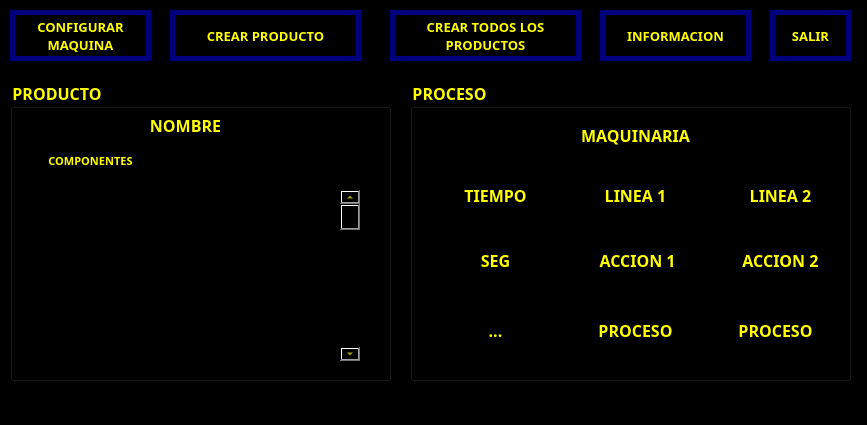
<?xml version="1.0" encoding="UTF-8"?>
<ui version="4.0">
 <class>Form</class>
 <widget class="QMainWindow" name="Form">
  <property name="geometry">
   <rect>
    <x>0</x>
    <y>0</y>
    <width>867</width>
    <height>425</height>
   </rect>
  </property>
  <property name="font">
   <font>
    <family>Arial Black</family>
    <pointsize>8</pointsize>
    <weight>75</weight>
    <bold>true</bold>
   </font>
  </property>
  <property name="windowTitle">
   <string> Digital Intelligence, S. A. </string>
  </property>
  <property name="styleSheet">
   <string notr="true">color: rgb(255, 255, 0);
background-color: rgb(0, 0, 0);</string>
  </property>
  <widget class="QWidget" name="centralwidget">
   <widget class="QGroupBox" name="groupBox">
    <property name="geometry">
     <rect>
      <x>410</x>
      <y>80</y>
      <width>441</width>
      <height>301</height>
     </rect>
    </property>
    <property name="font">
     <font>
      <family>Arial Black</family>
      <pointsize>12</pointsize>
      <weight>75</weight>
      <bold>true</bold>
     </font>
    </property>
    <property name="styleSheet">
     <string notr="true"/>
    </property>
    <property name="title">
     <string>PROCESO</string>
    </property>
    <widget class="QLabel" name="label">
     <property name="geometry">
      <rect>
       <x>130</x>
       <y>40</y>
       <width>191</width>
       <height>31</height>
      </rect>
     </property>
     <property name="font">
      <font>
       <family>Arial Black</family>
       <pointsize>12</pointsize>
       <weight>75</weight>
       <bold>true</bold>
      </font>
     </property>
     <property name="text">
      <string>MAQUINARIA</string>
     </property>
     <property name="alignment">
      <set>Qt::AlignCenter</set>
     </property>
     <property name="margin">
      <number>0</number>
     </property>
    </widget>
    <widget class="QLabel" name="label_2">
     <property name="geometry">
      <rect>
       <x>20</x>
       <y>100</y>
       <width>131</width>
       <height>31</height>
      </rect>
     </property>
     <property name="font">
      <font>
       <family>Arial Black</family>
       <pointsize>12</pointsize>
       <weight>75</weight>
       <bold>true</bold>
      </font>
     </property>
     <property name="text">
      <string>TIEMPO</string>
     </property>
     <property name="alignment">
      <set>Qt::AlignCenter</set>
     </property>
     <property name="margin">
      <number>0</number>
     </property>
    </widget>
    <widget class="QLabel" name="label_3">
     <property name="geometry">
      <rect>
       <x>160</x>
       <y>100</y>
       <width>131</width>
       <height>31</height>
      </rect>
     </property>
     <property name="font">
      <font>
       <family>Arial Black</family>
       <pointsize>12</pointsize>
       <weight>75</weight>
       <bold>true</bold>
      </font>
     </property>
     <property name="text">
      <string>LINEA 1</string>
     </property>
     <property name="alignment">
      <set>Qt::AlignCenter</set>
     </property>
     <property name="margin">
      <number>0</number>
     </property>
    </widget>
    <widget class="QLabel" name="label_4">
     <property name="geometry">
      <rect>
       <x>310</x>
       <y>100</y>
       <width>121</width>
       <height>31</height>
      </rect>
     </property>
     <property name="font">
      <font>
       <family>Arial Black</family>
       <pointsize>12</pointsize>
       <weight>75</weight>
       <bold>true</bold>
      </font>
     </property>
     <property name="text">
      <string>LINEA 2</string>
     </property>
     <property name="alignment">
      <set>Qt::AlignCenter</set>
     </property>
     <property name="margin">
      <number>0</number>
     </property>
    </widget>
    <widget class="QLabel" name="label_6">
     <property name="geometry">
      <rect>
       <x>160</x>
       <y>150</y>
       <width>131</width>
       <height>61</height>
      </rect>
     </property>
     <property name="font">
      <font>
       <family>Arial Black</family>
       <pointsize>12</pointsize>
       <weight>75</weight>
       <bold>true</bold>
      </font>
     </property>
     <property name="text">
      <string> ACCION 1</string>
     </property>
     <property name="alignment">
      <set>Qt::AlignCenter</set>
     </property>
     <property name="margin">
      <number>0</number>
     </property>
    </widget>
    <widget class="QLabel" name="label_7">
     <property name="geometry">
      <rect>
       <x>310</x>
       <y>150</y>
       <width>121</width>
       <height>61</height>
      </rect>
     </property>
     <property name="font">
      <font>
       <family>Arial Black</family>
       <pointsize>12</pointsize>
       <weight>75</weight>
       <bold>true</bold>
      </font>
     </property>
     <property name="text">
      <string>ACCION 2</string>
     </property>
     <property name="alignment">
      <set>Qt::AlignCenter</set>
     </property>
     <property name="margin">
      <number>0</number>
     </property>
    </widget>
    <widget class="QLabel" name="label_5">
     <property name="geometry">
      <rect>
       <x>20</x>
       <y>150</y>
       <width>131</width>
       <height>61</height>
      </rect>
     </property>
     <property name="font">
      <font>
       <family>Arial Black</family>
       <pointsize>12</pointsize>
       <weight>75</weight>
       <bold>true</bold>
      </font>
     </property>
     <property name="text">
      <string>SEG</string>
     </property>
     <property name="alignment">
      <set>Qt::AlignCenter</set>
     </property>
     <property name="margin">
      <number>0</number>
     </property>
    </widget>
    <widget class="QLabel" name="label_8">
     <property name="geometry">
      <rect>
       <x>20</x>
       <y>230</y>
       <width>131</width>
       <height>41</height>
      </rect>
     </property>
     <property name="font">
      <font>
       <family>Arial Black</family>
       <pointsize>12</pointsize>
       <weight>75</weight>
       <bold>true</bold>
      </font>
     </property>
     <property name="text">
      <string>...</string>
     </property>
     <property name="alignment">
      <set>Qt::AlignCenter</set>
     </property>
     <property name="margin">
      <number>0</number>
     </property>
    </widget>
    <widget class="QLabel" name="label_9">
     <property name="geometry">
      <rect>
       <x>160</x>
       <y>230</y>
       <width>131</width>
       <height>41</height>
      </rect>
     </property>
     <property name="font">
      <font>
       <family>Arial Black</family>
       <pointsize>12</pointsize>
       <weight>75</weight>
       <bold>true</bold>
      </font>
     </property>
     <property name="text">
      <string>PROCESO</string>
     </property>
     <property name="alignment">
      <set>Qt::AlignCenter</set>
     </property>
     <property name="margin">
      <number>0</number>
     </property>
    </widget>
    <widget class="QLabel" name="label_10">
     <property name="geometry">
      <rect>
       <x>300</x>
       <y>230</y>
       <width>131</width>
       <height>41</height>
      </rect>
     </property>
     <property name="font">
      <font>
       <family>Arial Black</family>
       <pointsize>12</pointsize>
       <weight>75</weight>
       <bold>true</bold>
      </font>
     </property>
     <property name="text">
      <string>PROCESO</string>
     </property>
     <property name="alignment">
      <set>Qt::AlignCenter</set>
     </property>
     <property name="margin">
      <number>0</number>
     </property>
    </widget>
   </widget>
   <widget class="QGroupBox" name="groupBox_2">
    <property name="geometry">
     <rect>
      <x>10</x>
      <y>80</y>
      <width>381</width>
      <height>301</height>
     </rect>
    </property>
    <property name="font">
     <font>
      <family>Arial Black</family>
      <pointsize>12</pointsize>
      <weight>75</weight>
      <bold>true</bold>
     </font>
    </property>
    <property name="title">
     <string>PRODUCTO</string>
    </property>
    <widget class="QLabel" name="label_20">
     <property name="geometry">
      <rect>
       <x>80</x>
       <y>30</y>
       <width>191</width>
       <height>31</height>
      </rect>
     </property>
     <property name="font">
      <font>
       <family>Arial Black</family>
       <pointsize>12</pointsize>
       <weight>75</weight>
       <bold>true</bold>
      </font>
     </property>
     <property name="text">
      <string>NOMBRE</string>
     </property>
     <property name="alignment">
      <set>Qt::AlignCenter</set>
     </property>
     <property name="margin">
      <number>0</number>
     </property>
    </widget>
    <widget class="QListView" name="listView">
     <property name="geometry">
      <rect>
       <x>20</x>
       <y>100</y>
       <width>341</width>
       <height>191</height>
      </rect>
     </property>
     <property name="font">
      <font>
       <family>Arial Black</family>
       <pointsize>12</pointsize>
       <weight>75</weight>
       <bold>true</bold>
      </font>
     </property>
    </widget>
    <widget class="QLabel" name="label_21">
     <property name="geometry">
      <rect>
       <x>20</x>
       <y>70</y>
       <width>121</width>
       <height>21</height>
      </rect>
     </property>
     <property name="font">
      <font>
       <family>Arial Black</family>
       <pointsize>8</pointsize>
       <weight>75</weight>
       <bold>true</bold>
      </font>
     </property>
     <property name="text">
      <string>COMPONENTES</string>
     </property>
     <property name="alignment">
      <set>Qt::AlignCenter</set>
     </property>
     <property name="margin">
      <number>0</number>
     </property>
    </widget>
    <widget class="QScrollBar" name="verticalScrollBar">
     <property name="geometry">
      <rect>
       <x>330</x>
       <y>110</y>
       <width>20</width>
       <height>171</height>
      </rect>
     </property>
     <property name="font">
      <font>
       <family>Arial Black</family>
       <pointsize>12</pointsize>
       <weight>75</weight>
       <bold>true</bold>
      </font>
     </property>
     <property name="orientation">
      <enum>Qt::Vertical</enum>
     </property>
    </widget>
   </widget>
   <widget class="QPushButton" name="pushButton">
    <property name="geometry">
     <rect>
      <x>10</x>
      <y>10</y>
      <width>141</width>
      <height>51</height>
     </rect>
    </property>
    <property name="font">
     <font>
      <family>Arial Black</family>
      <pointsize>10</pointsize>
      <weight>75</weight>
      <bold>true</bold>
     </font>
    </property>
    <property name="styleSheet">
     <string notr="true">border-style: solid;
border-width: 5px;
border-color: rgb(0, 0, 127);</string>
    </property>
    <property name="text">
     <string>CONFIGURAR
MAQUINA</string>
    </property>
   </widget>
   <widget class="QPushButton" name="pushButton_2">
    <property name="geometry">
     <rect>
      <x>170</x>
      <y>10</y>
      <width>191</width>
      <height>51</height>
     </rect>
    </property>
    <property name="font">
     <font>
      <family>Arial Black</family>
      <pointsize>10</pointsize>
      <weight>75</weight>
      <bold>true</bold>
     </font>
    </property>
    <property name="styleSheet">
     <string notr="true">border-style: solid;
border-width: 5px;
border-color: rgb(0, 0, 127);</string>
    </property>
    <property name="text">
     <string>CREAR PRODUCTO</string>
    </property>
   </widget>
   <widget class="QPushButton" name="pushButton_3">
    <property name="geometry">
     <rect>
      <x>390</x>
      <y>10</y>
      <width>191</width>
      <height>51</height>
     </rect>
    </property>
    <property name="font">
     <font>
      <family>Arial Black</family>
      <pointsize>10</pointsize>
      <weight>75</weight>
      <bold>true</bold>
     </font>
    </property>
    <property name="styleSheet">
     <string notr="true">border-style: solid;
border-width: 5px;
border-color: rgb(0, 0, 127);</string>
    </property>
    <property name="text">
     <string>CREAR TODOS LOS
PRODUCTOS</string>
    </property>
   </widget>
   <widget class="QPushButton" name="pushButton_4">
    <property name="geometry">
     <rect>
      <x>600</x>
      <y>10</y>
      <width>151</width>
      <height>51</height>
     </rect>
    </property>
    <property name="font">
     <font>
      <family>Arial Black</family>
      <pointsize>10</pointsize>
      <weight>75</weight>
      <bold>true</bold>
     </font>
    </property>
    <property name="styleSheet">
     <string notr="true">border-style: solid;
border-width: 5px;
border-color: rgb(0, 0, 127);</string>
    </property>
    <property name="text">
     <string>INFORMACION</string>
    </property>
   </widget>
   <widget class="QPushButton" name="pushButton_5">
    <property name="geometry">
     <rect>
      <x>770</x>
      <y>10</y>
      <width>81</width>
      <height>51</height>
     </rect>
    </property>
    <property name="font">
     <font>
      <family>Arial Black</family>
      <pointsize>10</pointsize>
      <weight>75</weight>
      <bold>true</bold>
     </font>
    </property>
    <property name="styleSheet">
     <string notr="true">border-style: solid;
border-width: 5px;
border-color: rgb(0, 0, 127);</string>
    </property>
    <property name="text">
     <string>SALIR</string>
    </property>
   </widget>
  </widget>
  <widget class="QStatusBar" name="statusbar"/>
 </widget>
 <resources/>
 <connections/>
</ui>
